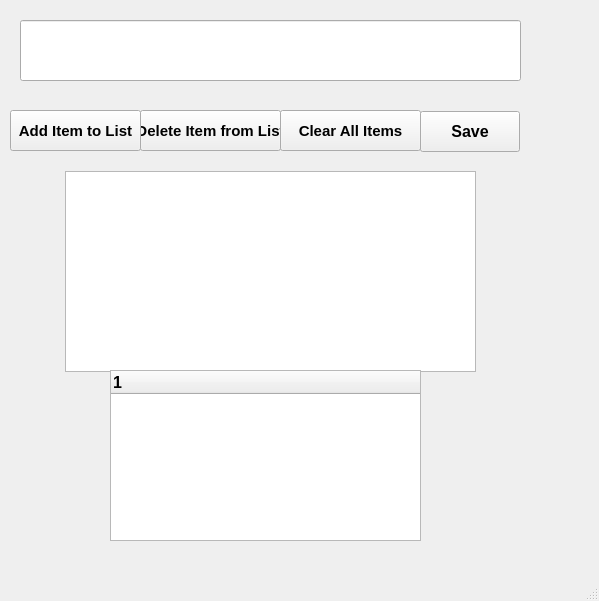
<?xml version="1.0" encoding="UTF-8"?>
<ui version="4.0">
 <class>myListWindow</class>
 <widget class="QMainWindow" name="myListWindow">
  <property name="geometry">
   <rect>
    <x>0</x>
    <y>0</y>
    <width>599</width>
    <height>601</height>
   </rect>
  </property>
  <property name="font">
   <font>
    <pointsize>12</pointsize>
    <bold>true</bold>
   </font>
  </property>
  <property name="acceptDrops">
   <bool>true</bool>
  </property>
  <property name="windowTitle">
   <string>TO DO LIST</string>
  </property>
  <property name="windowIcon">
   <iconset theme="QIcon::ThemeIcon::AddressBookNew"/>
  </property>
  <widget class="QWidget" name="centralwidget">
   <widget class="QPushButton" name="Add_Item">
    <property name="geometry">
     <rect>
      <x>10</x>
      <y>110</y>
      <width>131</width>
      <height>41</height>
     </rect>
    </property>
    <property name="font">
     <font>
      <pointsize>11</pointsize>
      <bold>true</bold>
     </font>
    </property>
    <property name="text">
     <string>Add Item to List</string>
    </property>
   </widget>
   <widget class="QPushButton" name="Delete_Item">
    <property name="geometry">
     <rect>
      <x>140</x>
      <y>110</y>
      <width>141</width>
      <height>41</height>
     </rect>
    </property>
    <property name="font">
     <font>
      <pointsize>11</pointsize>
      <bold>true</bold>
     </font>
    </property>
    <property name="text">
     <string>Delete Item from List</string>
    </property>
   </widget>
   <widget class="QPushButton" name="Clear_Item">
    <property name="geometry">
     <rect>
      <x>280</x>
      <y>110</y>
      <width>141</width>
      <height>41</height>
     </rect>
    </property>
    <property name="font">
     <font>
      <pointsize>11</pointsize>
      <bold>true</bold>
     </font>
    </property>
    <property name="text">
     <string>Clear All Items</string>
    </property>
   </widget>
   <widget class="QLineEdit" name="myItems">
    <property name="geometry">
     <rect>
      <x>20</x>
      <y>20</y>
      <width>501</width>
      <height>61</height>
     </rect>
    </property>
   </widget>
   <widget class="QListWidget" name="myList">
    <property name="geometry">
     <rect>
      <x>65</x>
      <y>171</y>
      <width>411</width>
      <height>201</height>
     </rect>
    </property>
   </widget>
   <widget class="QTreeWidget" name="myTree">
    <property name="geometry">
     <rect>
      <x>110</x>
      <y>370</y>
      <width>311</width>
      <height>171</height>
     </rect>
    </property>
    <column>
     <property name="text">
      <string notr="true">1</string>
     </property>
    </column>
   </widget>
   <widget class="QPushButton" name="Save_Button">
    <property name="geometry">
     <rect>
      <x>420</x>
      <y>111</y>
      <width>100</width>
      <height>41</height>
     </rect>
    </property>
    <property name="text">
     <string>Save</string>
    </property>
   </widget>
  </widget>
  <widget class="QMenuBar" name="menubar">
   <property name="geometry">
    <rect>
     <x>0</x>
     <y>0</y>
     <width>599</width>
     <height>24</height>
    </rect>
   </property>
  </widget>
  <widget class="QStatusBar" name="statusbar"/>
 </widget>
 <resources/>
 <connections/>
</ui>
